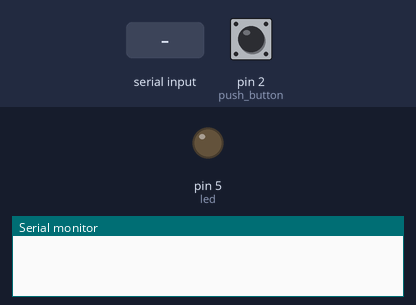
Bench run of a sketch on a simulated Arduino Uno, built with avr-gcc and run on an emulated ATmega328P. Shown: output pins drawn as LEDs (lit = HIGH), the last lines printed to the serial monitor. Inputs (shaded band) come from the test bench; at power-on: pin 2 (push_button) LOW.

Above: at 1.2 s.
1.3 s: "s2_on" received over Serial
At 3.3 s:
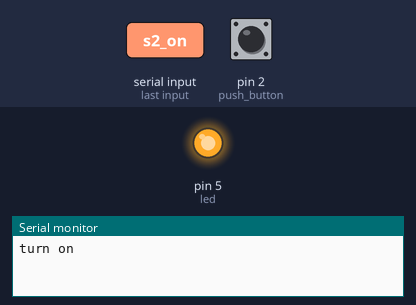
7.9 s: "s2_off" received over Serial
At 9.6 s:
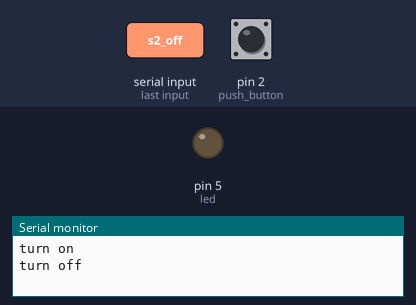
Timing chart, 0 to 11.1 s (numbered marks = the images above; inputs shaded):
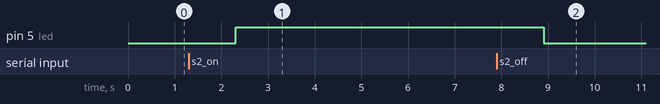

The sketch:

Transceiver01.ino
```cpp
#define led 5
#define push_button 2


/*  tone - (pin, frequency)*/
/*  noTone - (pin)*/

//  s1 = whip antenna
//  s2 = chip antenna


bool push_button_energy = LOW;
bool lock_out = true;

unsigned long previous_count = 0;
unsigned long debounce_time = 50;
unsigned long current_count = millis();

void check_button();
void  transmit_to_master(char *data_to_transmit, int number_of_bytes);


void setup()
{
  pinMode(push_button, INPUT);
  pinMode(led, OUTPUT);

  Serial.begin(9600);
  Serial.setTimeout(1000);

  current_count = millis();
}


void loop()
{
  check_button();
  if(Serial.available())
  {
    check_incoming_data();
  }

}


void check_button()
{

  char  turn_on[6] = "s2_on";
  char  turn_off[7] = "s2_off";

  current_count = millis();

  if (((push_button_energy = digitalRead(push_button)) == HIGH) && (lock_out == true) && ((current_count - previous_count) > debounce_time))
  {
    lock_out = !lock_out;

    transmit_to_master(turn_on, 6);

    current_count = millis();
    previous_count = current_count;
  }

  current_count = millis();
  if (((push_button_energy = digitalRead(push_button)) == LOW) && (lock_out == false) && ((current_count - previous_count) > debounce_time))
  {
    lock_out = !lock_out;

    transmit_to_master(turn_off, 7);

    current_count = millis();
    previous_count = current_count;
  }
}


void  transmit_to_master(char *data_to_transmit, int number_of_bytes)
{
  int x;

  for(x = 0; x <= (number_of_bytes - 1); x++)
  {
    Serial.write(data_to_transmit[x]);
  }
}


void check_incoming_data()
{
  char incoming_data[20] = "";

  Serial.readBytesUntil('\0', &(*incoming_data), 20);

  if(strcmp(incoming_data, "s2_on") == 0)
  {
    digitalWrite(led, HIGH);
    Serial.println("turn on");
  }
  if(strcmp(incoming_data, "s2_off") == 0)
  {
    digitalWrite(led,LOW);
    Serial.println("turn off");
  }
}
```

Measured:
- after the input at 1.3 s, pin 5 (led): LOW → HIGH after 1.0 s
- after the input at 7.9 s, pin 5 (led): HIGH → LOW after 1.0 s
